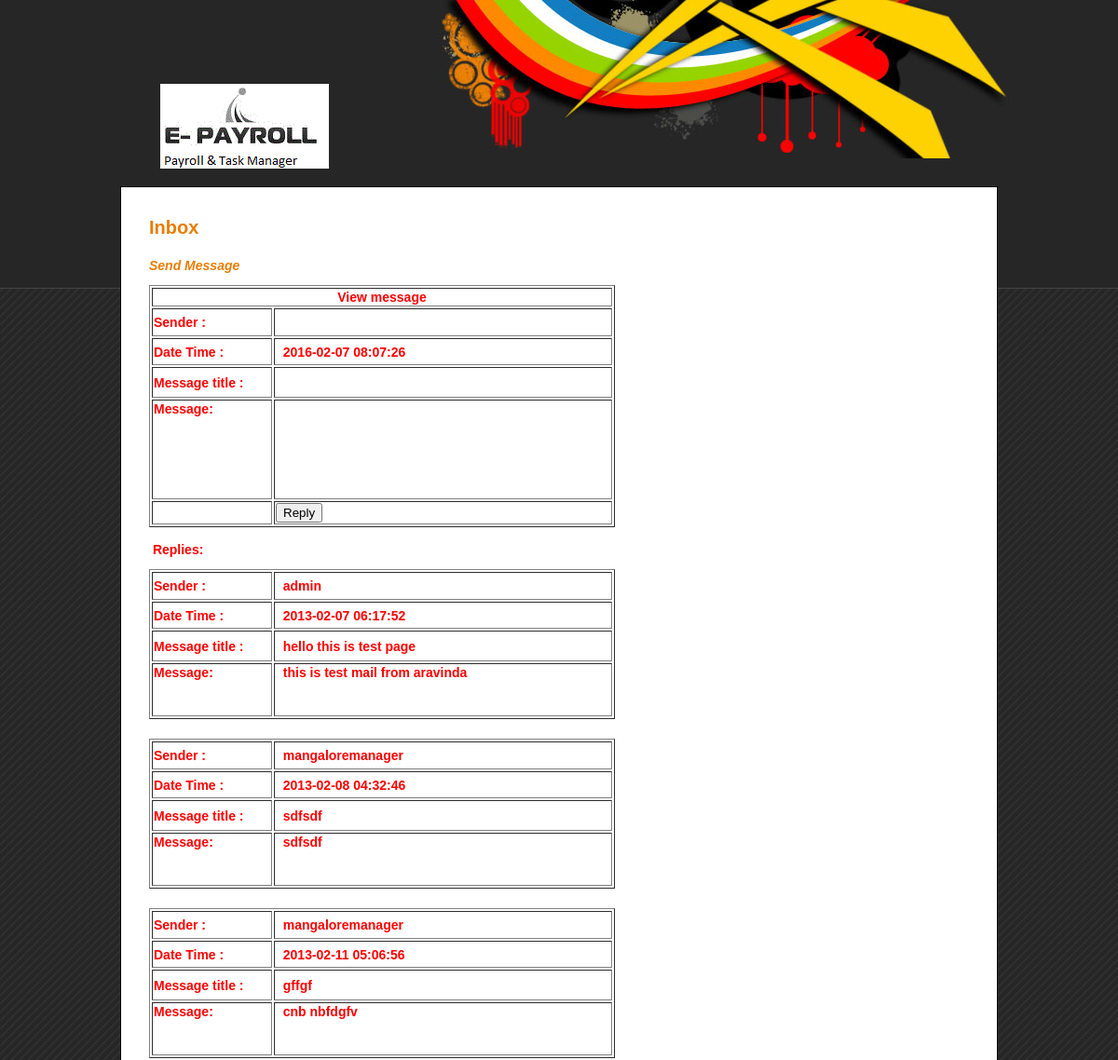
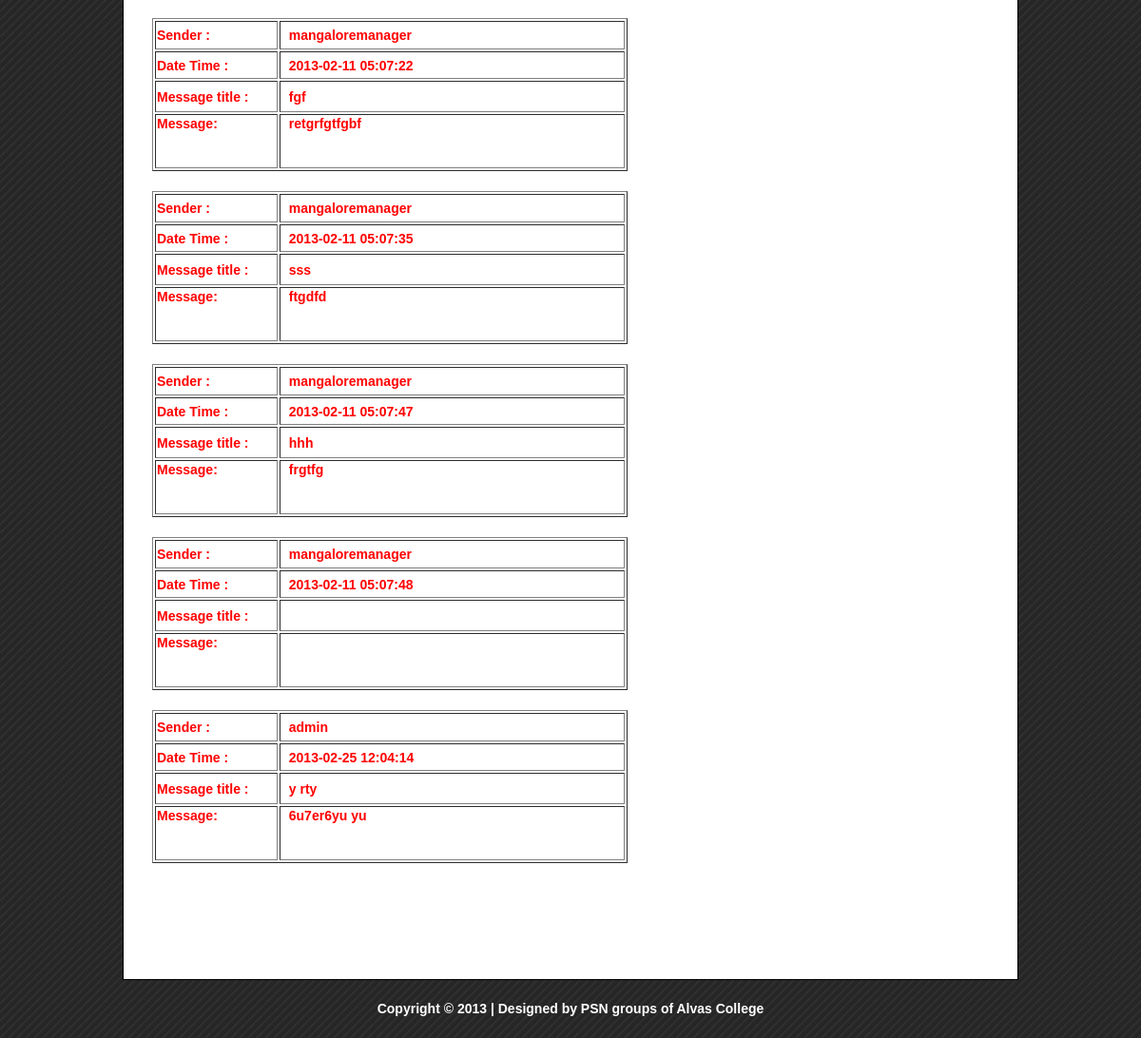
Screenshot of /viewmessage.php with the database file from the repository (2 pictures, top to bottom).
### tables this page shows
CREATE TABLE IF NOT EXISTS `message` (
  `msgid` int(10) NOT NULL AUTO_INCREMENT,
  `senderid` varchar(25) NOT NULL,
  `receiverid` varchar(25) NOT NULL,
  `msgtitle` varchar(250) NOT NULL,
  `msg` text NOT NULL,
  `datetime` datetime NOT NULL,
  `replyid` int(10) NOT NULL,
  PRIMARY KEY (`msgid`)
);

### viewmessage.php (the view, shortened to what this page needs)
<?php
    include("header.php");
$dttim = date("Y-m-d h:i:s");
  $resulta = mysql_query("SELECT * FROM message where replyid='$_GET[msgid]'");
  $replycount = mysql_num_rows($resulta);
	?>
    <div id="templatemo_content">
        <div id="templatemo_content_left">
        	<div class="header_02"><a href="inbox.php">Inbox</a></div>
       	  <p class="bi_para"><a href="message.php">Send Message</a>&nbsp;<?php echo $msgres; ?></p>
       	  <form id="form1" name="form1" method="post" action="message.php">
       	    <table width="500" border="1">
       	      <tr>
       	        <th colspan="2" scope="col">View message</th>
   	          </tr>
       	      <tr>
       	        <td width="125" height="30"><strong>Sender :
       	        </strong></td>
       	        <td width="359">&nbsp; <strong><?php echo $sender; ?></strong></td>
   	          </tr>
       	      <tr>
       	        <td height="29"><strong>Date Time :  </strong></td>
       	        <td>&nbsp; <strong><?php echo $dttim; ?></strong></td>
   	          </tr>
       	      <tr>
       	        <td height="33"><strong>Message title :</strong></td>
       	        <td height="33">&nbsp; <strong><?php echo $msgtitle; ?></strong></td>
   	          </tr>
       	      <tr>
       	        <td height="107" valign="top"><strong>Message: </strong></td>
       	        <td height="107" valign="top">&nbsp; <strong><?php echo $msg; ?></strong></td>
   	          </tr>
       	      <tr>
       	        <td>&nbsp;</td>
       	        <td>
                <input type="submit" name="reply" id="reply" value="Reply" /></td>
   	          </tr>
   	        </table>
       	  </form>
          <?php
		  if($replycount>=1)
		  {
			  echo "<p><strong>&nbsp;Replies:</strong></p>";
			     while($rowas = mysql_fetch_array($resulta))
  				{
			  ?>
          <table width="500" border="1">
            <tr>
              <td width="125" height="30"><strong>Sender : </strong></td>
              <td width="359">&nbsp; <strong><?php echo $rowas["senderid"]; ?></strong></td>
            </tr>
            <tr>
              <td height="29"><strong>Date Time : </strong></td>
              <td>&nbsp; <strong><?php echo $rowas["datetime"]; ?></strong></td>
            </tr>
            <tr>
              <td height="33"><strong>Message title : </strong></td>
              <td height="33">&nbsp; <strong><?php echo $rowas["msgtitle"]; ?></strong></td>
            </tr>
            <tr>
              <td height="57" valign="top"><strong>Message: </strong></td>
              <td height="57" valign="top">&nbsp; <strong><?php echo $rowas["msg"]; ?></strong></td>
            </tr>
          </table>
          <br />
          <?php
		  		}
		  }
		  ?>
          <p>&nbsp;
          </p>
            <div class="margin_bottom_40"></div>
        </div>
        <div id="templatemo_content_right">
        	<div class="content_right_section">
              <div class="margin_bottom_20"></div>
            </div>
        </div>
    </div>
   <?php
   include("footer.php");
   ?>

### templatemo_style.css (style rules this page uses)
body { margin: 0; padding: 0; line-height: 1.5em; font-family: Arial, Helvetica, sans-serif; font-size: 11px; color: #333333; background: #262626 url(images/templatemo_main_bg_repeat.jpg); }
a:link, a:visited { color: #e77e02; text-decoration: none; font-weight: bold; }
p { margin: 0px; padding: 0px; }
.margin_bottom_20 { clear: both; width: 100%; height: 20px; font-size: 1px; }
.margin_bottom_40 { clear: both; width: 100%; height: 40px; font-size: 1px; }
.bi_para { font-style: italic; color: #137dc0; }
.header_02 { color: #e20000; font-size: 20px; font-weight: bold; padding: 3px 0 5px 0; margin: 0 0 15px 0; }
#templatemo_content { clear: both; width: 940px; margin: 30px 19px 0 19px; background: #ffffff; border: 1px solid #000; }
#templatemo_content #templatemo_content_left { float: left; width: 580px; padding: 30px; }
#templatemo_content_left p { padding-bottom: 10px; text-align: justify; }
#templatemo_content #templatemo_content_right { float: right; width: 240px; padding: 30px }
.content_right_section { clear: both; }

### header.php (style rules this page uses)
body,td,th { font-size: 14px; font-weight: bold; color: #F00; }
body { background-color: #FFF; }

### rows the page displays
message: senderid "admin", datetime "2013-02-07 06:17:52", msgtitle "hello this is test page", msg "this is test mail from aravinda"
message: senderid "mangaloremanager", datetime "2013-02-08 04:32:46", msgtitle "sdfsdf", msg "sdfsdf"
message: senderid "mangaloremanager", datetime "2013-02-11 05:06:56", msgtitle "gffgf", msg "cnb nbfdgfv"
message: senderid "mangaloremanager", datetime "2013-02-11 05:07:22", msgtitle "fgf", msg "retgrfgtfgbf"
message: senderid "mangaloremanager", datetime "2013-02-11 05:07:35", msgtitle "sss", msg "ftgdfd"
message: senderid "mangaloremanager", datetime "2013-02-11 05:07:47", msgtitle "hhh", msg "frgtfg"
message: senderid "mangaloremanager", datetime "2013-02-11 05:07:48"
message: senderid "admin", datetime "2013-02-25 12:04:14", msgtitle "y rty", msg "6u7er6yu yu"
